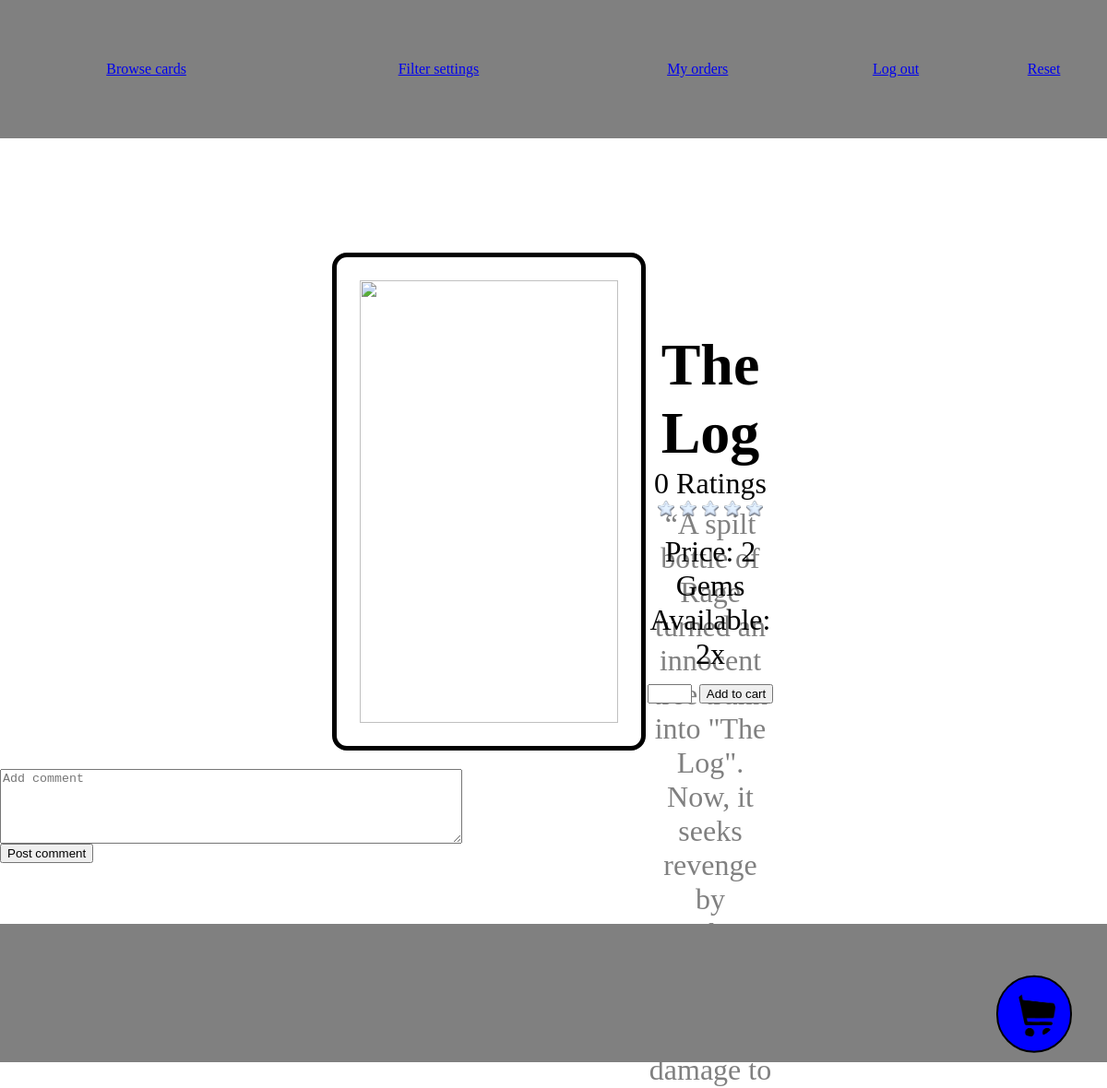
/verified/card.php?id=85 (signed in), run on an earlier commit of the app's database.
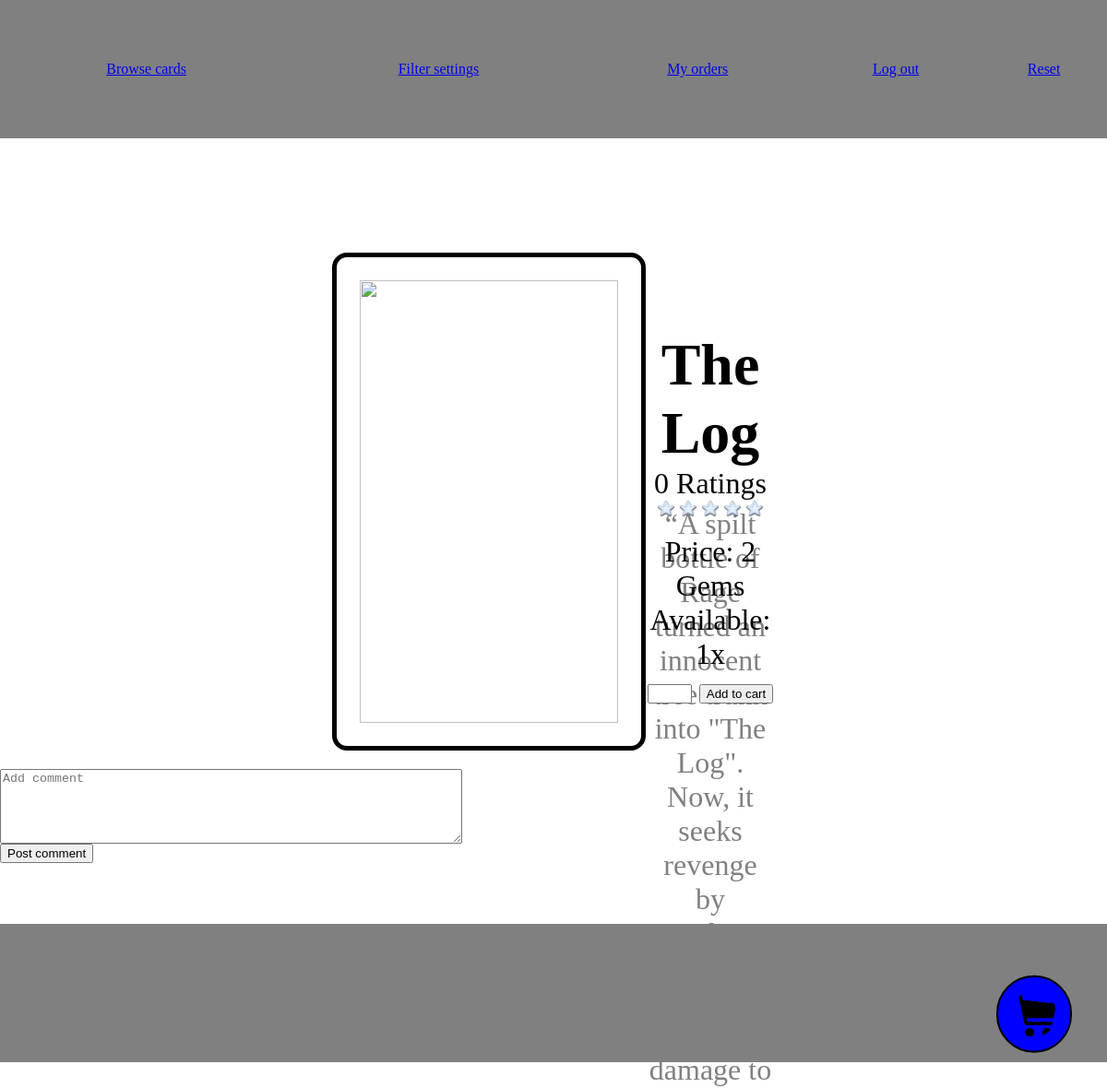
And on a later commit of the database.
### tables this page shows
CREATE TABLE `cards` (
  `CAID` int(11) NOT NULL,
  `card_name` varchar(50) NOT NULL,
  `card_cost` int(11) NOT NULL,
  `card_rarity` varchar(20) NOT NULL,
  `card_type` varchar(20) NOT NULL,
  `card_stock` int(11) NOT NULL,
  `card_description` text NOT NULL,
  `card_image` varchar(50) NOT NULL
);

### verified/card.php (the view, shortened to what this page needs)
<?php
require("../header.php");
function get_rating($con, $CAID){
    $sql = "SELECT * FROM card_quality WHERE card_id=".$CAID.";";
    $result = $con->query($sql);
    $rating = 100;
    $count = $result->num_rows;
    return array($rating, $count);
}
function get_card($con, $CAID){
    $sql = "SELECT * from cards WHERE CAID=?";
    $state = $con->prepare($sql);
    $state->bind_param("i", $_GET["id"]);
    $state->execute();
    $result = $state->get_result();
    $card = $result->fetch_assoc();
    return $card;
}
function display_comments($con){
    $comment_table = "<table>";
    $comment_table .= "</table>";
    return $comment_table;
}
function populate_card_info()
{
    $con=connect("localhost", "root", "", "clash");
    $card = get_card($con, $_GET["id"]);
    $card_url = "'card.php?id=".$card["CAID"]."'";
    $rating_response = "";
    $rating = get_rating($con, $card["CAID"]);
    if($rating[1] == 1){
        $rating_text = "1 Rating";
    }
    else{
        $rating_text = $rating[1]." Ratings";
    }
    $data = "
        <head>
            ".load_head()."
                    clip-path: inset(0 ".$rating[0]."% 0 0);
        </head>
        <body>
            ".load_body()."
            ".$rating_response."
            <div id='card_container'>
                <img id='card_img' src='../images/".$card["card_image"]."'>
                <div id='card_info'>
                    <h1>".$card["card_name"]."</h1>
                    <div id='card_description'>".$card["card_description"]."</div>
                    <div id='bottom_card_data'>
                        <div id='card_form_container'>
                            <div>
                                Price: ".$card["card_cost"]." Gems
                            </div>
                            <div>Available: ".$card["card_stock"]."x</div>
                            <form method='POST' action=".$card_url.">
                                <input name='order_count' type='number' min='1' max='".$card["card_stock"]."' required>
                                <input type='submit' value='Add to cart' name='cart_sub'>
                            </form>
                        </div>
                        <form id='rating' method='POST' action=".$card_url.">
                            <div class='star_overlay'>
                                <div class='star_flex_box'>
                                    <img class='star' src='../images/disabled_star.png'>
                                    <img class='star' src='../images/disabled_star.png'>
                                    <img class='star' src='../images/disabled_star.png'>
                                    <img class='star' src='../images/disabled_star.png'>
                                    <img class='star' src='../images/disabled_star.png'>
                                </div>
                            </div>
                            <div class='star_overlay'>
                                <div class='star_flex_box' id='clip_star_overlay'>
                                    <button class='star_button' value='1' name='rating_sub' type='submit' id='star0'>
                                    <img class='button_star' src='../images/star.png'>
                                    </button>
                                    <button class='star_button' value='2' name='rating_sub' type='submit' id='star1'>
                                    <img class='button_star' src='../images/star.png'>
                                    </button>
                                    <button class='star_button' value='3' name='rating_sub' type='submit' id='star2'>
                                    <img class='button_star' src='../images/star.png'>
                                    </button>
                                    <button class='star_button' value='4' name='rating_sub' type='submit' id='star3'>
                                    <img class='button_star' src='../images/star.png'>
                                    </button>
                                    <button class='star_button' value='5' name='rating_sub' type='submit' id='star4'>
                                    <img class='button_star' src='../images/star.png'>
                                    </button>
                                </div>
                            </div>
                        </form>
                        <div>".$rating_text."</div>
                    </div>
                </div>
            </div>
            <div id='comments_container'>
                <form method='POST'>
                    <textarea rows='5' cols='60' placeholder='Add comment' name='comment_text' required></textarea>
                    <br>
                    <input type='submit' name='comment_sub' value='Post comment'>
                </form>
                <div id='comment_section'>".
                    display_comments($con)."
                </div>
        </body>";
    echo $data;
}
populate_card_info();
include("../footer.php");
?>

What changed in the data, as far as the page shows it:
changed cards "The Log": card_stock "2" → "1"
